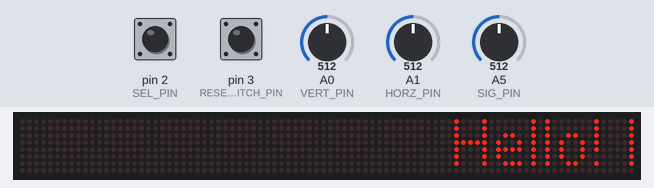
Recording of a sketch running on a simulated Arduino Uno, built with avr-gcc and run on an emulated ATmega328P. On the bench: 88×8 LED matrix. The test bench sets the inputs (shaded band); at power-on: pin 3 (RESET_SWITCH_PIN) HIGH, A5 (SIG_PIN) = 512, pin 2 (SEL_PIN) HIGH, A1 (HORZ_PIN) = 512, A0 (VERT_PIN) = 512. What the sketch prints to the serial monitor is not drawn.

Above: at 1.2 s.
1.3 s: pin 3 (RESET_SWITCH_PIN) pulled LOW for 3.2 s
At 1.5 s:
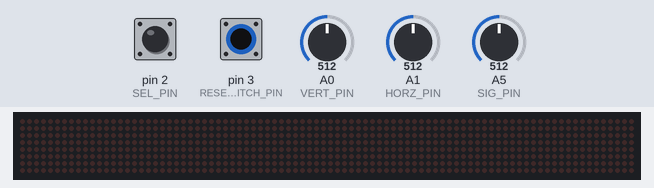
5.1 s: A5 (SIG_PIN) set to 390
At 5.23 s:
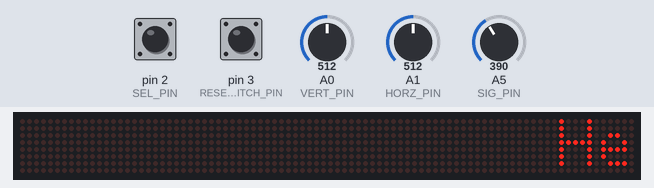
8.1 s: pin 2 (SEL_PIN) pulled LOW for 0.15 s
At 9.2 s:
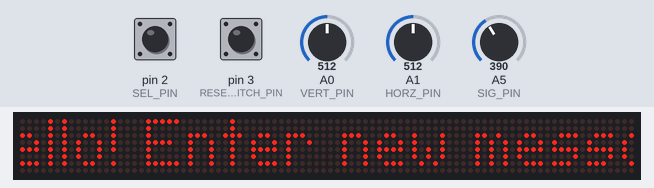
9.7 s: A1 (HORZ_PIN) set to 610
At 10.4 s:
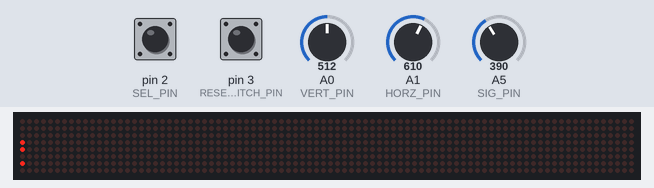
11.7 s: pin 2 (SEL_PIN) pulled LOW for 1 s
At 13.8 s:
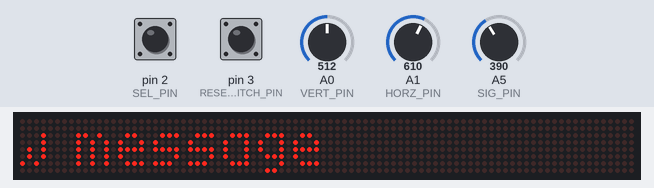
14.2 s: pin 3 (RESET_SWITCH_PIN) pulled LOW for 0.15 s
At 14.67 s:
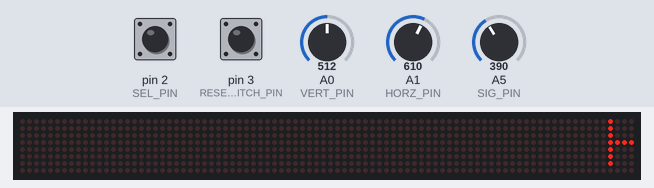

The sketch:

kiosksrollingmessage.ino
```cpp
#include<Arduino.h>
#include <MD_Parola.h>
#include <MD_MAX72xx.h>
#include <SPI.h>


#define HARDWARE_TYPE MD_MAX72XX::PAROLA_HW
#define MAX_DEVICES 11
#define CLK_PIN   13
#define DATA_PIN  11
#define CS_PIN    10
#define VERT_PIN A0
#define HORZ_PIN A1
#define SEL_PIN  2
#define SIG_PIN A5
#define RESET_SWITCH_PIN 3
#define BUF_SIZE 100

MD_Parola P = MD_Parola(HARDWARE_TYPE, CS_PIN, MAX_DEVICES);

int scrollSpeed = 30;
char curMessage[BUF_SIZE] = { "" };
char newMessage[BUF_SIZE] = { "Hello! Enter new message     " }; // Added 5 spaces for smooth transition
bool newMessageAvailable = true;
bool freezeMessage = false;
textEffect_t scrollEffect = PA_SCROLL_LEFT;
textEffect_t lastScrollEffect = PA_SCROLL_LEFT;

void readSerial(void)
{
  static char *cp = newMessage;
  while (Serial.available())
  {
    *cp = (char)Serial.read();
    if ((*cp == '\n') || (cp - newMessage >= BUF_SIZE - 2))
    {
      *cp = '\0';
      strcat(newMessage, "     "); // Add spaces for smooth transition
      cp = newMessage;
      newMessageAvailable = true;
    }
    else
      cp++;
  }
}

void checkJoystick()
{
  int horz = analogRead(HORZ_PIN);
  int vert = analogRead(VERT_PIN);
  int sel = digitalRead(SEL_PIN);
  static textEffect_t previousEffect = lastScrollEffect;

  if (sel == LOW)
  {
    freezeMessage = !freezeMessage; // Toggle freeze state
    delay(200);  // debounce delay for button press
  }

    // When frozen, check for joystick input to restart scrolling
    if (horz < 400)
      lastScrollEffect = PA_SCROLL_LEFT;
    else if (horz > 600)
      lastScrollEffect = PA_SCROLL_RIGHT;
    else if (vert < 400)
      lastScrollEffect = PA_SCROLL_UP;
    else if (vert > 600)
      lastScrollEffect = PA_SCROLL_DOWN;

    if (lastScrollEffect != previousEffect)
    {
      P.displayClear();
      scrollEffect = lastScrollEffect;
      P.setTextEffect(lastScrollEffect, scrollEffect);
      P.displayReset();  // restart scrolling with new direction
      freezeMessage = false;  // Unfreeze after direction change
    }

  previousEffect = lastScrollEffect;
}

void checkPot(){
  // Read the potentiometer
  int potValue = analogRead(SIG_PIN);
  scrollSpeed = map(potValue, 0, 1023, 10, 80);
  P.setSpeed(scrollSpeed);  // This updates the delay between frames.
}


// Function to reset the system to its default state.
void resetSystem() {
  // Reset scrolling parameters to defaults.
  freezeMessage = false;
  scrollEffect = PA_SCROLL_LEFT;
  lastScrollEffect = PA_SCROLL_LEFT;
  // Reset message buffers to the default message.
  strcpy(curMessage, "Hello! Enter new message     ");
  newMessageAvailable = false;  // Clear any pending new message
  P.displayClear();
  // Update the display with the default message.
  P.displayText(curMessage, PA_CENTER, scrollSpeed, scrollEffect, scrollEffect);
}

void checkResetSwitch() {
  if (digitalRead(RESET_SWITCH_PIN) == LOW) {  // When the switch is activated
    resetSystem();
    delay(200);  // Debounce delay for the slide switch
  }
}

void handleSerial(){
    if (!freezeMessage && P.displayAnimate())
  {
    // When the current text has finished animating, check if a new message is available
    if (newMessageAvailable)
    {
      strcpy(curMessage, newMessage);
      newMessageAvailable = false;
      // Set the new text with the updated scrollSpeed and effect
      P.displayText(curMessage, PA_CENTER, scrollSpeed, scrollEffect, scrollEffect);
    }
    else
    {
      // Continue scrolling the current text
      P.displayReset();
    }
  }
}

void setup()
{
  Serial.begin(57600);
  Serial.print("\nType a message for the scrolling display\nEnd message line with a newline");
  pinMode(SEL_PIN, INPUT_PULLUP);
  pinMode(RESET_SWITCH_PIN, INPUT_PULLUP); // Set the slide switch pin as input with pull-up
  P.begin();
  // Initialize curMessage with the default text so something appears
  strcpy(curMessage, newMessage);
  P.displayText(curMessage, PA_CENTER, scrollSpeed, scrollEffect, scrollEffect);
}

void loop()
{
  checkJoystick(); //use the joystick input to decide scolling direction and un/freeze scroll effect.
  checkPot();  // Updates scrollSpeed based on the potentiometer
  checkResetSwitch();   // Check if the slide switch is activated to reset the display
  handleSerial(); //handle scrolling effect after a freeze sequence has been initialized to ensure uncropped text preview
  readSerial(); //if user has new prompted message handle accordingly
}
```

Measured:
- after the input at 1.3 s, the display: changes at once (image 1)
- after the input at 9.7 s, the display: first changes at once (image 4 shows a later state)
- after the input at 14.2 s, the display: first changes at once (image 6 shows a later state)
- what the display in image 1 shows lasts 0.4 s, from 1.3 s to 1.7 s
